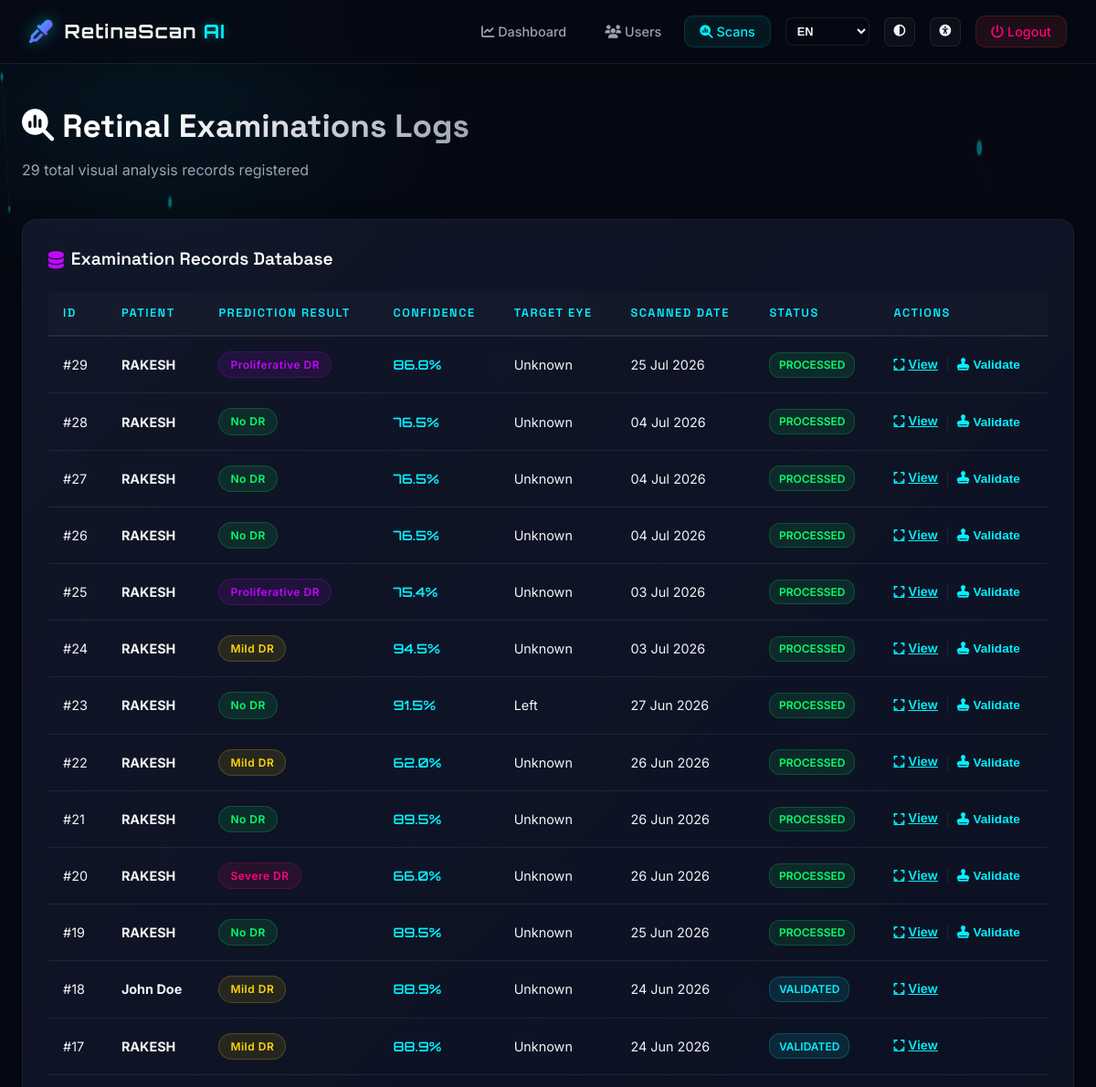
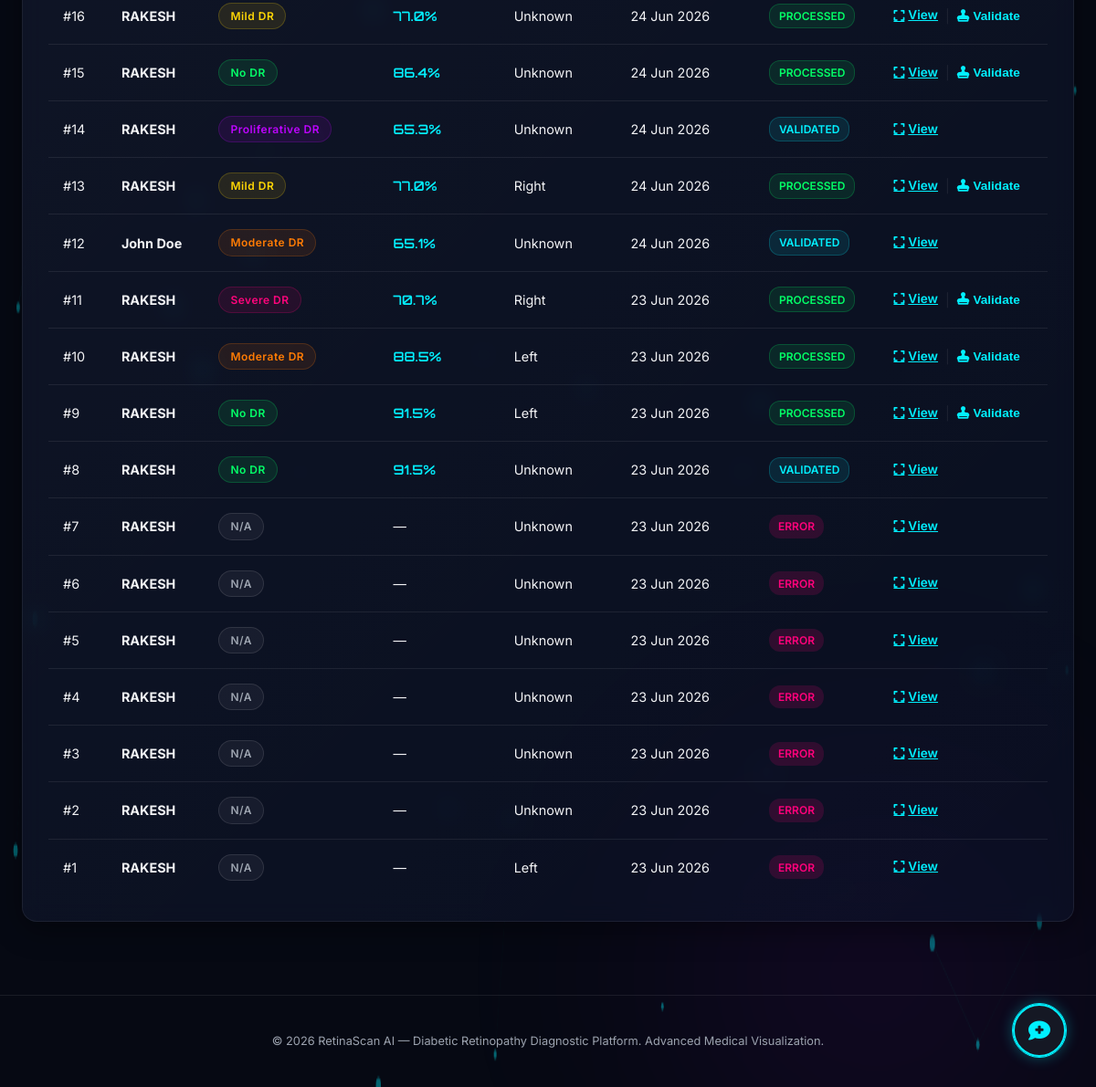
Screenshot of /admin/scans (signed in) with the database file from the repository (2 pictures, top to bottom).
### models/scan.py (models this page shows, shortened)
class Scan(db.Model):
    __tablename__ = 'scans'
    id = db.Column(db.Integer, primary_key=True)
    user_id = db.Column(db.Integer, db.ForeignKey('users.id'), nullable=False)
    family_member_id = db.Column(db.Integer, db.ForeignKey('family_members.id'), nullable=True)
    family_member = db.relationship('FamilyMember', backref='scans', lazy=True)
    original_image = db.Column(db.String(255), nullable=False)
    preprocessed_image = db.Column(db.String(255), nullable=True)
    gradcam_image = db.Column(db.String(255), nullable=True)
    predicted_class = db.Column(db.String(50), nullable=True)
    confidence = db.Column(db.Float, nullable=True)
    class_probabilities = db.Column(db.Text, nullable=True)  # JSON string
    is_glaucoma = db.Column(db.Boolean, default=False)
    glaucoma_prob = db.Column(db.Float, default=0.0)
    is_amd = db.Column(db.Boolean, default=False)
    amd_prob = db.Column(db.Float, default=0.0)
    is_dr = db.Column(db.Boolean, default=False)
    dr_prob = db.Column(db.Float, default=0.0)
    is_cataract = db.Column(db.Boolean, default=False)
    cataract_prob = db.Column(db.Float, default=0.0)
    is_normal = db.Column(db.Boolean, default=True)
    normal_prob = db.Column(db.Float, default=0.0)
    multi_disease_probabilities = db.Column(db.Text, nullable=True)  # Detailed JSON string
    dicom_patient_id = db.Column(db.String(100), nullable=True)
    his_sync_status = db.Column(db.Enum('unsynced', 'synced', 'failed'), default='unsynced')
    his_fhir_id = db.Column(db.String(100), nullable=True)
    microaneurysms = db.Column(db.Boolean, default=False)
    hemorrhages = db.Column(db.Boolean, default=False)
    hard_exudates = db.Column(db.Boolean, default=False)
    soft_exudates = db.Column(db.Boolean, default=False)
    neovascularization = db.Column(db.Boolean, default=False)
    second_opinion_class = db.Column(db.String(50), nullable=True)
    second_opinion_confidence = db.Column(db.Float, nullable=True)
    second_opinion_probabilities = db.Column(db.Text, nullable=True)
    second_opinion_model = db.Column(db.String(50), nullable=True)
    quality_score = db.Column(db.Float, nullable=True)
    quality_issues = db.Column(db.Text, nullable=True)
    doctor_signature = db.Column(db.Text, nullable=True)
    doctor_signed_off = db.Column(db.Boolean, default=False)
    doctor_notes = db.Column(db.Text, nullable=True)
    assigned_doctor_id = db.Column(db.Integer, db.ForeignKey('doctors.id'), nullable=True)
    status = db.Column(db.String(20), default='pending')
    admin_notes = db.Column(db.Text, nullable=True)
    validated_by = db.Column(db.Integer, db.ForeignKey('users.id'), nullable=True)
    validated_at = db.Column(db.DateTime, nullable=True)
    report_path = db.Column(db.String(255), nullable=True)
    created_at = db.Column(db.DateTime, default=datetime.utcnow)
    eye_side = db.Column(db.String(20), default='Unknown')

### models/user.py (models this page shows, shortened)
class User(db.Model, UserMixin):
    __tablename__ = 'users'
    id = db.Column(db.Integer, primary_key=True)
    name = db.Column(db.String(100), nullable=False)
    email = db.Column(db.String(150), unique=True, nullable=False)
    password_hash = db.Column(db.String(255), nullable=False)
    role = db.Column(db.String(20), default='user', nullable=False)
    phone = db.Column(db.String(15), nullable=True)
    age = db.Column(db.Integer, nullable=True)
    gender = db.Column(db.String(20), nullable=True)
    diabetes_type = db.Column(db.String(50), nullable=True)
    hba1c = db.Column(db.Float, nullable=True)
    diabetes_duration = db.Column(db.Integer, nullable=True)
    bp_systolic = db.Column(db.Integer, nullable=True)
    bp_diastolic = db.Column(db.Integer, nullable=True)
    family_history = db.Column(db.Text, nullable=True) # JSON string
    otp_code = db.Column(db.String(10), nullable=True)
    otp_expiry = db.Column(db.DateTime, nullable=True)
    phone_verified = db.Column(db.Boolean, default=False)
    created_at = db.Column(db.DateTime, default=datetime.utcnow)
    is_active = db.Column(db.Boolean, default=True)
    scans = db.relationship('Scan', backref='patient', lazy=True, foreign_keys='[Scan.user_id]')

### app.py (the view)
    @app.route('/admin/scans')
    @login_required
    @admin_required
    def admin_scans():
        scans = Scan.query.order_by(Scan.created_at.desc()).all()
        return render_template('admin/scans.html', scans=scans)

### models/user.py (called while the page is built)
@login_manager.user_loader
def load_user(user_id):
    return User.query.get(int(user_id))

### utils/translations.py (called while the page is built)
def translate(key, lang='en'):
    if not lang or lang not in TRANSLATIONS:
        lang = 'en'
    lang_dict = TRANSLATIONS.get(lang, TRANSLATIONS['en'])
    return lang_dict.get(key, TRANSLATIONS['en'].get(key, key))

### templates/admin/scans.html (shortened to what this page needs)
{% extends 'base.html' %}
{% block content %}
<div class="page-header">
  <h1><i class="fa-solid fa-magnifying-glass-chart" style="color:var(--neon-cyan);"></i> Retinal Examinations Logs</h1>
  <p>{{ scans|length }} total visual analysis records registered</p>
</div>
<div class="card">
  <h3><i class="fa-solid fa-database" style="color:var(--neon-purple);"></i> Examination Records Database</h3>
  <div class="table-container">
    <table class="table">
      <thead>
        <tr><th>ID</th><th>Patient</th><th>Prediction Result</th><th>Confidence</th><th>Target Eye</th><th>Scanned Date</th><th>Status</th><th>Actions</th></tr>
      </thead>
      <tbody>
        {% for scan in scans %}
        <tr>
          <td>#{{ scan.id }}</td>
          <td><strong>{{ scan.patient.name }}</strong></td>
          <td>
            <span class="badge badge-{{ scan.predicted_class.lower().replace(' ','-') if scan.predicted_class else 'pending' }}">
              {{ scan.predicted_class or 'N/A' }}
            </span>
          </td>
          <td>
            {% if scan.confidence %}
              <span style="font-family:'Orbitron',sans-serif; color:var(--neon-cyan); font-weight:600;">{{ (scan.confidence * 100)|round(1) }}%</span>
            {% else %}
              —
            {% endif %}
          </td>
          <td>{{ scan.eye_side }}</td>
          <td>{{ scan.created_at.strftime('%d %b %Y') }}</td>
          <td>
            <span class="status-pill status-{{ scan.status }}">{{ scan.status }}</span>
          </td>
          <td>
            <div style="display:flex; gap:0.5rem; align-items:center;">
              <a href="{{ url_for('results', scan_id=scan.id) }}" class="link" style="font-size:0.85rem;"><i class="fa-solid fa-expand"></i> View</a>
              {% if scan.status == 'processed' %}
                <span style="color:var(--border-glass);">|</span>
                <button class="link" onclick="openValidate({{ scan.id }})" style="font-size:0.85rem; border:none; background:none;"><i class="fa-solid fa-stamp"></i> Validate</button>
              {% endif %}
            </div>
          </td>
        </tr>
        {% endfor %}
      </tbody>
    </table>
  </div>
</div>
{% endblock %}

### rows the page displays
Scan: id "29", patient.name "RAKESH", predicted_class "Proliferative DR", (scan.confidence*100)|round(1) "86.8", eye_side "Unknown", created_at "25 Jul 2026", status "PROCESSED"
Scan: id "28", patient.name "RAKESH", predicted_class "No DR", (scan.confidence*100)|round(1) "76.5", eye_side "Unknown", created_at "04 Jul 2026", status "PROCESSED"
Scan: id "27", patient.name "RAKESH", predicted_class "No DR", (scan.confidence*100)|round(1) "76.5", eye_side "Unknown", created_at "04 Jul 2026", status "PROCESSED"
Scan: id "26", patient.name "RAKESH", predicted_class "No DR", (scan.confidence*100)|round(1) "76.5", eye_side "Unknown", created_at "04 Jul 2026", status "PROCESSED"
Scan: id "25", patient.name "RAKESH", predicted_class "Proliferative DR", (scan.confidence*100)|round(1) "75.4", eye_side "Unknown", created_at "03 Jul 2026", status "PROCESSED"
Scan: id "24", patient.name "RAKESH", predicted_class "Mild DR", (scan.confidence*100)|round(1) "94.5", eye_side "Unknown", created_at "03 Jul 2026", status "PROCESSED"
Scan: id "23", patient.name "RAKESH", predicted_class "No DR", (scan.confidence*100)|round(1) "91.5", eye_side "Left", created_at "27 Jun 2026", status "PROCESSED"
Scan: id "22", patient.name "RAKESH", predicted_class "Mild DR", (scan.confidence*100)|round(1) "62.0", eye_side "Unknown", created_at "26 Jun 2026", status "PROCESSED"
Scan: id "21", patient.name "RAKESH", predicted_class "No DR", (scan.confidence*100)|round(1) "89.5", eye_side "Unknown", created_at "26 Jun 2026", status "PROCESSED"
Scan: id "20", patient.name "RAKESH", predicted_class "Severe DR", (scan.confidence*100)|round(1) "66.0", eye_side "Unknown", created_at "26 Jun 2026", status "PROCESSED"
Scan: id "19", patient.name "RAKESH", predicted_class "No DR", (scan.confidence*100)|round(1) "89.5", eye_side "Unknown", created_at "25 Jun 2026", status "PROCESSED"
Scan: id "18", patient.name "John Doe", predicted_class "Mild DR", (scan.confidence*100)|round(1) "88.9", eye_side "Unknown", created_at "24 Jun 2026", status "VALIDATED"
Scan: id "17", patient.name "RAKESH", predicted_class "Mild DR", (scan.confidence*100)|round(1) "88.9", eye_side "Unknown", created_at "24 Jun 2026", status "VALIDATED"
Scan: id "16", patient.name "RAKESH", predicted_class "Mild DR", (scan.confidence*100)|round(1) "77.0", eye_side "Unknown", created_at "24 Jun 2026", status "PROCESSED"
Scan: id "15", patient.name "RAKESH", predicted_class "No DR", (scan.confidence*100)|round(1) "86.4", eye_side "Unknown", created_at "24 Jun 2026", status "PROCESSED"
Scan: id "14", patient.name "RAKESH", predicted_class "Proliferative DR", (scan.confidence*100)|round(1) "65.3", eye_side "Unknown", created_at "24 Jun 2026", status "VALIDATED"
Scan: id "13", patient.name "RAKESH", predicted_class "Mild DR", (scan.confidence*100)|round(1) "77.0", eye_side "Right", created_at "24 Jun 2026", status "PROCESSED"
Scan: id "12", patient.name "John Doe", predicted_class "Moderate DR", (scan.confidence*100)|round(1) "65.1", eye_side "Unknown", created_at "24 Jun 2026", status "VALIDATED"
Scan: id "11", patient.name "RAKESH", predicted_class "Severe DR", (scan.confidence*100)|round(1) "70.7", eye_side "Right", created_at "23 Jun 2026", status "PROCESSED"
Scan: id "10", patient.name "RAKESH", predicted_class "Moderate DR", (scan.confidence*100)|round(1) "88.5", eye_side "Left", created_at "23 Jun 2026", status "PROCESSED"
Scan: id "9", patient.name "RAKESH", predicted_class "No DR", (scan.confidence*100)|round(1) "91.5", eye_side "Left", created_at "23 Jun 2026", status "PROCESSED"
Scan: id "8", patient.name "RAKESH", predicted_class "No DR", (scan.confidence*100)|round(1) "91.5", eye_side "Unknown", created_at "23 Jun 2026", status "VALIDATED"
Scan: id "7", patient.name "RAKESH", predicted_class "N/A", eye_side "Unknown", created_at "23 Jun 2026", status "ERROR"
Scan: id "6", patient.name "RAKESH", predicted_class "N/A", eye_side "Unknown", created_at "23 Jun 2026", status "ERROR"
Scan: id "5", patient.name "RAKESH", predicted_class "N/A", eye_side "Unknown", created_at "23 Jun 2026", status "ERROR"
Scan: id "4", patient.name "RAKESH", predicted_class "N/A", eye_side "Unknown", created_at "23 Jun 2026", status "ERROR"
Scan: id "3", patient.name "RAKESH", predicted_class "N/A", eye_side "Unknown", created_at "23 Jun 2026", status "ERROR"
Scan: id "2", patient.name "RAKESH", predicted_class "N/A", eye_side "Unknown", created_at "23 Jun 2026", status "ERROR"
Scan: id "1", patient.name "RAKESH", predicted_class "N/A", eye_side "Left", created_at "23 Jun 2026", status "ERROR"

### other values shown
{{ t('logout') }} "Logout"
{{ scans|length }} "29"
